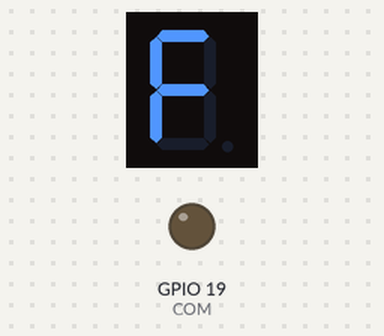
Bench run of a sketch on a simulated ESP32. Shown: 1-digit seven-segment display, output pins drawn as LEDs (lit = HIGH). Wiring (inferred from the names in the program): 1-digit 7-segment display, segments lit when HIGH: segments GPIO 26, GPIO 25, GPIO 13, GPIO 32, GPIO 33, GPIO 27, GPIO 14. The segment pins are drawn as the display they are named for; pins used as bus, display or sensor lines are not drawn.

Above: at 0.1 s.
At 2.1 s:
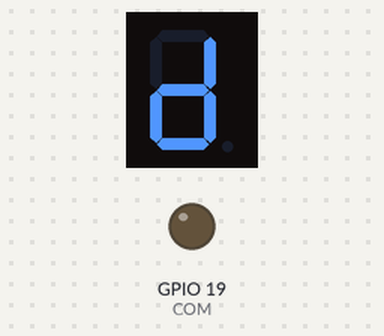
At 3.1 s:
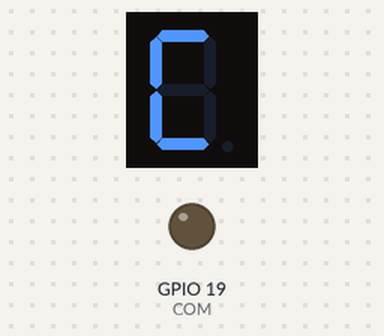
At 5.1 s:
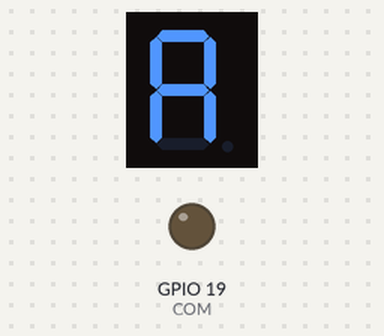
At 8.1 s:
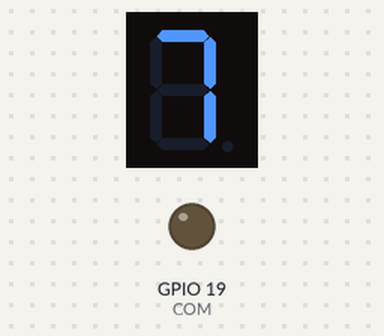
At 17.1 s:
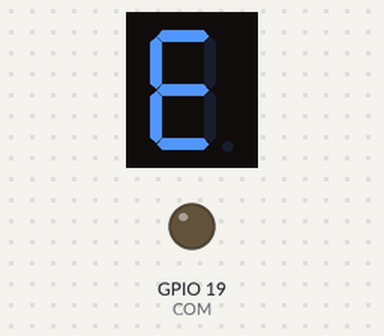

Measured:
- by itself, everything shown: repeats every 16.0 s, in 16 steps
- what the display in image 1 shows lasts 1.0 s, from 2.0 s to 3.0 s

The sketch:

SSD_HEX_DOWN_COUNTER.ino
```cpp
/*
  Seven Segment Display Hexadecimal Down-Counter Program
  This program decrements a counter from F (15) to 0 (hexadecimal)
  and displays the corresponding digit or letter on a common
  cathode 7-segment display. The display is connected to the ESP32
  microcontroller.

  Segment to pin mapping:
    A  - Pin 26
    B  - Pin 25
    C  - Pin 13
    D  - Pin 32
    E  - Pin 33
    F  - Pin 27
    G  - Pin 14
    DP - Pin 15 (not used in this program)
  Common Cathode (COM) - Pin 19

  Created: November 2024
  Organization: INVOOTECHNICA GLOBAL PVT. LTD.
*/

#define SEG_A  26
#define SEG_B  25
#define SEG_C  13
#define SEG_D  32
#define SEG_E  33
#define SEG_F  27
#define SEG_G  14
#define COM    19

// Segment mapping for hexadecimal digits 0-F (Common Cathode)
// Order: {A, B, C, D, E, F, G}
const int hexMap[16][7] = {
  { 1, 1, 1, 1, 1, 1, 0 }, // 0
  { 0, 1, 1, 0, 0, 0, 0 }, // 1
  { 1, 1, 0, 1, 1, 0, 1 }, // 2
  { 1, 1, 1, 1, 0, 0, 1 }, // 3
  { 0, 1, 1, 0, 0, 1, 1 }, // 4
  { 1, 0, 1, 1, 0, 1, 1 }, // 5
  { 1, 0, 1, 1, 1, 1, 1 }, // 6
  { 1, 1, 1, 0, 0, 0, 0 }, // 7
  { 1, 1, 1, 1, 1, 1, 1 }, // 8
  { 1, 1, 1, 1, 0, 1, 1 }, // 9
  { 1, 1, 1, 0, 1, 1, 1 }, // A
  { 0, 0, 1, 1, 1, 1, 1 }, // B
  { 1, 0, 0, 1, 1, 1, 0 }, // C
  { 0, 1, 1, 1, 1, 0, 1 }, // D
  { 1, 0, 0, 1, 1, 1, 1 }, // E
  { 1, 0, 0, 0, 1, 1, 1 }  // F
};

int SEGMENTS[] = { SEG_A, SEG_B, SEG_C, SEG_D, SEG_E, SEG_F, SEG_G };

void setup ( ) {
  // Set all segment pins as OUTPUT
  for ( int i = 0; i < 7; i++ ) {
    pinMode ( SEGMENTS[i], OUTPUT );
  }
  // Set COM pin as OUTPUT and set to LOW to enable the SSD
  pinMode ( COM, OUTPUT );
  digitalWrite ( COM, LOW ); // Enable common cathode by connecting it to GND
}

void loop ( ) {
  for ( int digit = 15; digit >= 0; digit-- ) { // Count from F (15) to 0
    displayHexDigit ( digit );
    delay ( 1000 ); // Delay 1 second between each digit
  }
}

// Function to display a hexadecimal digit on the 7-segment display
void displayHexDigit ( int digit ) {
  for ( int i = 0; i < 7; i++ ) {
    digitalWrite ( SEGMENTS[i], hexMap[digit][i] );
  }
}
```
